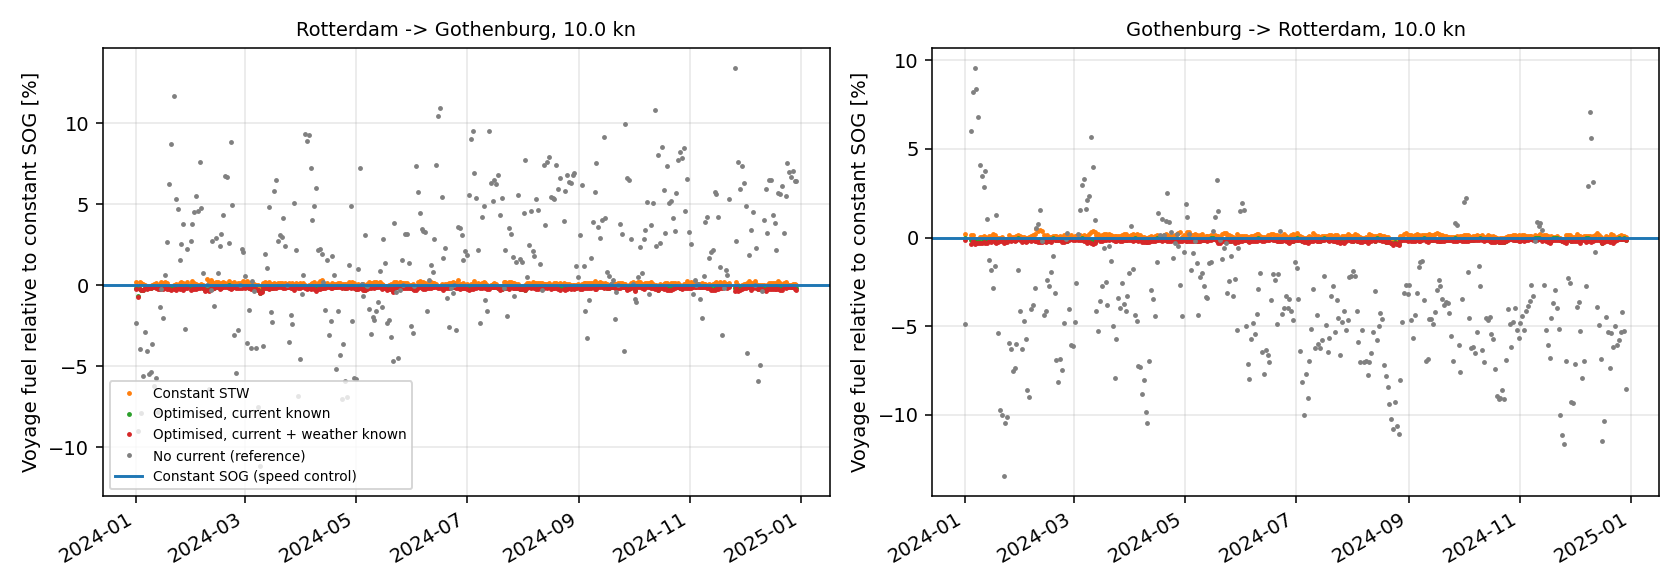

Python code for this plot:
"""Speed strategies with ocean current, Rotterdam <-> Gothenburg, 2024.

Compares constant SOG (speed control), constant STW, and current/weather
optimised speed profiles with the same arrival time.  See
simulation/current_study.py.

Usage:
    python current_study.py [--speed 10] [--year 2024] [--plot]

Requires:
    data/nora3_route/nora3_wave_YYYYMM.nc   (voyage_comparison.py --download)
    data/cmems_nws/cmems_nws_uv_YYYYMM.nc   (environment/fetch_cmems_nws_currents.py)
"""

from __future__ import annotations

import argparse
from pathlib import Path

import numpy as np

from models.constants import (DATA_PATH_C440, DATA_PATH_C455, DATA_PATH_C470, KN_TO_MS, NORA3_DATA_DIR,
                              PDSTRIP_DAT, PROP_BAR, PROP_DESIGN_PITCH, PROP_DIAMETER, RHO_WATER)
from models.drift_force import DriftTransferFunction
from models.route import ROUTE_GOTHENBURG_ROTTERDAM, ROUTE_ROTTERDAM_GOTHENBURG
from optimiser import make_man_l27_38
from propeller_model import CSeriesPropeller, load_c_series_data
from simulation.current_study import CAP_FACTORS, CAP_STRATEGIES, STRATEGIES, FuelModel, build_fuel_table, run_current_study

CMEMS_DIR = Path(__file__).parent / "data" / "cmems_nws"
LABELS = {
    "nocur": "No current (reference)",
    "sog": "Constant SOG (speed control)",
    "stw": "Constant STW",
    "opt_cur": "Optimised, current known",
    "opt_all": "Optimised, current + weather known",
}


def summarise(name, res):
    ok = [r for r in res if r.feasible]
    tot = {s: sum(r.fuel_kg[s] for r in ok) for s in STRATEGIES}
    base = tot["sog"]
    print(f"\n{name}: {len(ok)} of {len(res)} voyages feasible, "
          f"mean |along-track current| {np.mean([r.mean_abs_current_kn for r in ok]):.2f} kn")
    print(f"  {'Strategy':38s} {'Fuel [t]':>9s} {'vs SOG':>8s} {'per-voyage P10/P50/P90 vs SOG':>32s}")
    for s in STRATEGIES:
        rel = np.array([100 * (r.fuel_kg[s] / r.fuel_kg["sog"] - 1) for r in ok])
        print(f"  {LABELS[s]:38s} {tot[s] / 1000:9.1f} {100 * (tot[s] / base - 1):+7.2f}%"
              f"   {np.percentile(rel, 10):+6.2f} {np.percentile(rel, 50):+6.2f} {np.percentile(rel, 90):+6.2f} %")
    print(f"  {'Fuel cap (x calm fuel rate at nominal speed)':44s} {'vs SOG':>8s} {'P10/P50/P90':>20s} {'cap binds':>10s} {'cap too tight':>14s}")
    for s, k in zip(CAP_STRATEGIES, CAP_FACTORS):
        good = [r for r in ok if np.isfinite(r.fuel_kg[s])]
        rel = np.array([100 * (r.fuel_kg[s] / r.fuel_kg["sog"] - 1) for r in good])
        tot_s = sum(r.fuel_kg[s] for r in good) / sum(r.fuel_kg["sog"] for r in good)
        bind = np.mean([r.cap_bound_frac[s] for r in good])
        print(f"  {f'cap {k:.1f}x':44s} {100 * (tot_s - 1):+7.2f}%  {np.percentile(rel, 10):+5.2f} {np.percentile(rel, 50):+5.2f} {np.percentile(rel, 90):+5.2f} %"
              f" {100 * bind:9.1f}% {len(ok) - len(good):9d} voy")
    dt = max(abs(r.hours[s] - r.hours["nocur"]) for r in ok for s in STRATEGIES)
    print(f"  max arrival-time deviation before correction to schedule: {dt * 60:.1f} min")
    return ok


def plot(results, speed_kn, out="current_study.png"):
    import matplotlib
    matplotlib.use("Agg")
    import matplotlib.pyplot as plt
    fig, axs = plt.subplots(1, 2, figsize=(12, 4.2))
    for ax, (name, ok) in zip(axs, results.items()):
        days = [r.departure for r in ok]
        for s, c in (("stw", "C1"), ("opt_cur", "C2"), ("opt_all", "C3"), ("nocur", "grey")):
            rel = [100 * (r.fuel_kg[s] / r.fuel_kg["sog"] - 1) for r in ok]
            ax.plot(days, rel, ".", ms=3, color=c, label=LABELS[s])
        ax.axhline(0, color="C0", lw=1.5, label=LABELS["sog"])
        ax.set_title(f"{name}, {speed_kn} kn", fontsize=10)
        ax.set_ylabel("Voyage fuel relative to constant SOG [%]")
        ax.grid(alpha=0.3)
    axs[0].legend(fontsize=7, loc="lower left")
    fig.autofmt_xdate()
    fig.tight_layout()
    fig.savefig(out, dpi=140)
    print(f"\nSaved {out}")


def main():
    p = argparse.ArgumentParser(description=__doc__)
    p.add_argument("--speed", type=float, default=10.0)
    p.add_argument("--year", type=int, default=2024)
    p.add_argument("--seg-nm", type=float, default=5.0)
    p.add_argument("--plot", action="store_true")
    p.add_argument("--flettner", action="store_true",
                   help="Include the Flettner rotor (H=28 m, D=4 m, spin ratio 3) as in the annual runs.")
    a = p.parse_args()

    bd = {0.40: load_c_series_data(DATA_PATH_C440), 0.55: load_c_series_data(DATA_PATH_C455),
          0.70: load_c_series_data(DATA_PATH_C470)}
    prop = CSeriesPropeller(bd, design_pitch=PROP_DESIGN_PITCH, diameter=PROP_DIAMETER, area_ratio=PROP_BAR,
                            rho=RHO_WATER)
    engine = make_man_l27_38()
    print("Building fuel table fuel(STW, thrust) ...")
    cache = Path(__file__).parent / ".cache_current_fuel_table.npy"
    if cache.exists():
        table = np.load(cache)
    else:
        table = build_fuel_table(prop, engine)
        np.save(cache, table)
    fuel_model = FuelModel(table)
    drift_tf = DriftTransferFunction(PDSTRIP_DAT, speed_ms=a.speed * KN_TO_MS)
    flettner = None
    if a.flettner:
        from models.flettner import FlettnerRotor
        flettner = FlettnerRotor(height=28.0, diameter=4.0, max_rpm=220.0, endplate_ratio=2.0, roughness_factor=3.0)
        flettner.set_target_spin_ratio(3.0)
        print("Flettner rotor included")

    results = {}
    for name, wps in (("Rotterdam -> Gothenburg", ROUTE_ROTTERDAM_GOTHENBURG),
                      ("Gothenburg -> Rotterdam", ROUTE_GOTHENBURG_ROTTERDAM)):
        print(f"\n{name} ...")
        res = run_current_study(wps, a.year, a.speed, CMEMS_DIR, NORA3_DATA_DIR, drift_tf, fuel_model, a.seg_nm,
                                flettner=flettner)
        results[name] = summarise(name, res)
    if a.plot:
        plot(results, a.speed, "current_study_flettner.png" if a.flettner else "current_study.png")


if __name__ == "__main__":
    main()
